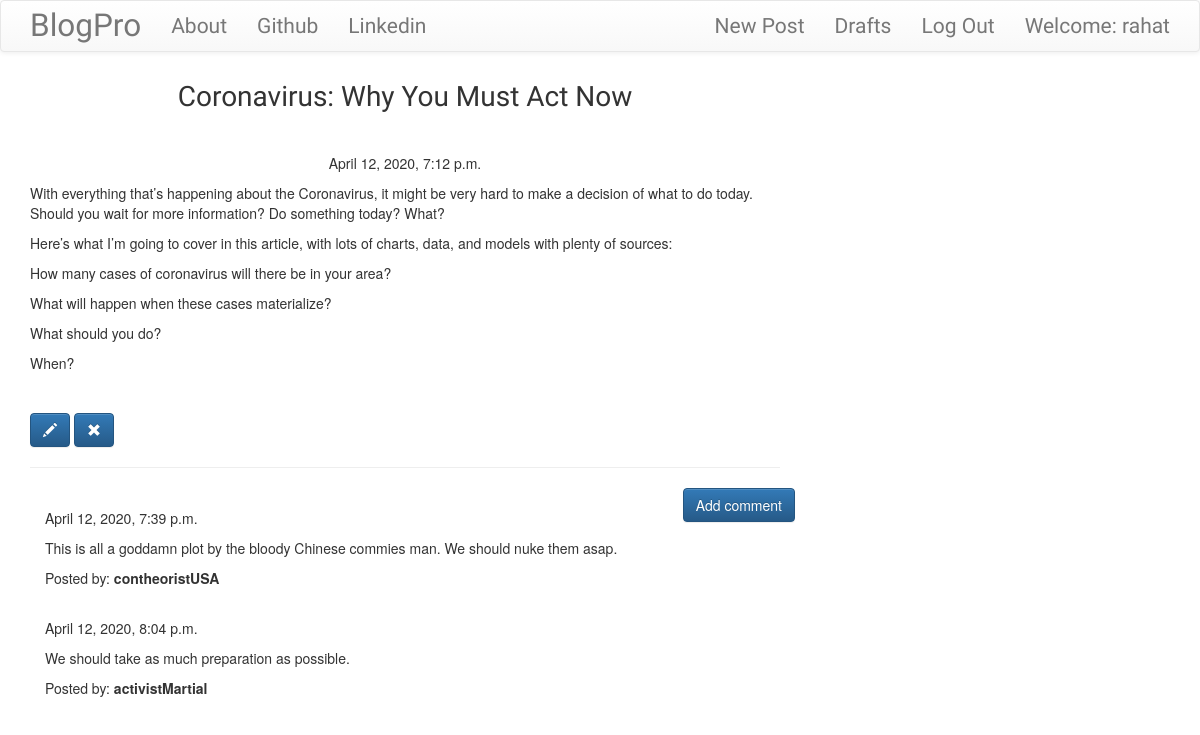
The app's page /post/1/ (signed in) with its own data.
### blog/models.py (models this page shows, shortened)
class Post(models.Model):
    author = models.ForeignKey('auth.User', on_delete=models.CASCADE)
    title = models.CharField(max_length = 200)
    text = models.TextField()
    create_date = models.DateTimeField(default = timezone.now)
    published_date = models.DateTimeField(blank = True, null = True)

class Comment(models.Model):
    post = models.ForeignKey('blog.Post', related_name = 'comments', on_delete = models.CASCADE)
    author = models.CharField(max_length = 256)
    text = models.TextField()
    create_date = models.DateTimeField(default = timezone.now)
    approved_comment = models.BooleanField(default = False)

### blog/views.py (the view)
# urls.py: path('post/<int:pk>/', views.PostDetailView.as_view(), name = 'post_detail'),
class PostDetailView(DetailView):
    model = Post

### blog/templates/blog/post_detail.html (shortened to what this page needs)
{% extends 'blog/base.html' %}
{% block content %}
        <h1 class='posttitle loader'>{{ post.title }}</h1>
        {% if post.published_date %}
            <div class="date postdate">
                {{ post.published_date }}
            </div>
        {% else %}
            <a class="btn btn-primary" href="{% url 'post_publish' pk=post.pk %}">Publish</a>
        {% endif %}
      <p class='postcontent' >{{ post.text|safe|linebreaksbr }}</p>
      {% if user.is_authenticated %}
          <a class="btn btn-primary" href="{% url 'post_edit' pk=post.pk %}"><span class="glyphicon glyphicon-pencil"></span></a>
          <a class="btn btn-primary" href="{% url 'post_remove' pk=post.pk %}"><span class="glyphicon glyphicon-remove"></span></a>
      {% endif %}
  <hr>
  <a class="btn btn-primary btn-comment" href="{% url 'add_comment_to_post' pk=post.pk %}">Add comment</a>
  <div class="container">
  {% for comment in post.comments.all %}
  <br>
      {% if user.is_authenticated or comment.approved_comment %}
              {{ comment.create_date }}
          <p>{{ comment.text|safe|linebreaks }}</p>
          <p>Posted by: <strong>{{ comment.author }}</strong></p>
      {% endif %}
  {% empty %}
      <p>No comments posted.</p>
  {% endfor %}
</div>
{% endblock %}

### blog/templates/blog/base.html (shortened to what this page needs)
<!DOCTYPE html>
{% load static %}
<html lang="en" dir="ltr">
  <head>
    <link rel="stylesheet" href="https://maxcdn.bootstrapcdn.com/bootstrap/3.3.7/css/bootstrap.min.css">
    <link rel="stylesheet" href="https://maxcdn.bootstrapcdn.com/bootstrap/3.3.7/css/bootstrap-theme.min.css">
    <link rel="stylesheet" href="//cdn.jsdelivr.net/npm/medium-editor@latest/dist/css/medium-editor.min.css" type="text/css" media="screen" charset="utf-8">
    <link rel="stylesheet" href="{% static 'css/blog.css' %}">
    <link rel="stylesheet" href="{% static 'css/about.css' %}">
  </head>
  <body class="">
    <nav class="navbar navbar-default techfont custom-navbar">
      <div class="container">
        <ul class="nav navbar-nav">
          <li> <a class="navbar-brand bigbrand" href="{% url 'post_list' %}">BlogPro</a> </li>
          <li> <a href="{% url 'about' %}">About</a> </li>
          <li> <a href="https://www.github.com">Github</a> </li>
          <li> <a href="https://www.linkedin.com">Linkedin</a> </li>
        </ul>
        <ul class="nav navbar-nav navbar-right">
          {% if user.is_authenticated %}
            <li> <a href="{% url 'post_new' %}">New Post</a> </li>
            <li> <a href="{% url 'post_draft_list' %}">Drafts</a> </li>
            <li> <a href="{% url 'logout' %}">Log Out</a> </li>
            <li> <a> Welcome: {{ user.username }} </a> </li>
          {% else %}
            <li> <a class="nav navbar-right" href="{% url 'login' %}">
              <span class="glyphicon glyphicon-user"></span>
            </a> </li>
          {% endif %}
        </ul>
      </div>
    </nav>
    <div class="content container">
        <div class="row">
            <div class="col-md-8">
              <div class="blog_posts">
                {% block content %}
                {% endblock %}
              </div>
            </div>
        </div>
    </div>
  </body>
</html>

### blog/static/css/blog.css (style rules this page uses)
.techfont { font-family: 'Girassol', cursive; font-size: 1.5em; margin-bottom: 10px; }
.bigbrand { font-size: 1.5em; }
.postdate { text-align: center; }
.posttitle { font-family: 'Girassol', cursive; font-size: 2.0em; text-align: center; }
.postcontent { font-family: 'Montaga', serif; font-size: 1.5em; }
.btn-comment { position: absolute; right: 0px; }
.loader { padding-bottom: 30px; filter:hue-rotate(0deg); color:linear-gradient(45deg,#0f8,#08f); animation:hue 10000ms infinite linear; }

### blog/static/css/about.css (style rules this page uses)
body, html { height: 100%; margin: 0; }

### records on screen
Post: title "Coronavirus: Why You Must Act Now", published_date "April 12, 2020, 7:12 p.m.", text "With everything that’s happening about the Coronavirus, it might be very hard to make a decision of what to do today. Should you wait for more information? Do something today? What? Here’s what I’m going to cover in this article, with lots of charts, data, and models with plenty of sources: How many cases of coronavirus will there be in your area? What will happen when these cases materialize? What should you do? When?"
Comment: create_date "April 12, 2020, 7:39 p.m.", text "This is all a goddamn plot by the bloody Chinese commies man. We should nuke them asap.", author "contheoristUSA"
Comment: create_date "April 12, 2020, 8:04 p.m.", text "We should take as much preparation as possible.", author "activistMartial"

### other values on screen
{{ user.username }} "rahat"
